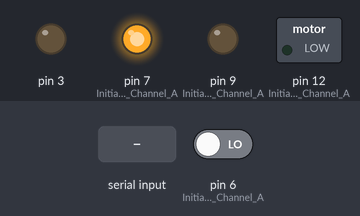
Simulated run of this sketch. Board: Arduino Uno, built with avr-gcc and run on an emulated ATmega328P. Parts: switched loads named in the sketch (green lamp = pin HIGH), output pins drawn as LEDs (lit = HIGH). The inputs (shaded band) are chosen by the test bench; at power-on: pin 6 (Initiates_Brake_Channel_A) LOW. What the sketch prints to the serial monitor is not drawn.

Above: at 2.5 s.
2.6 s: byte 1 (1) received over Serial
At 3.3 s:
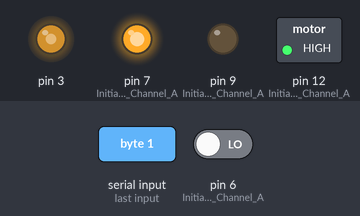
4.3 s: byte 2 (2) received over Serial
At 4.6 s:
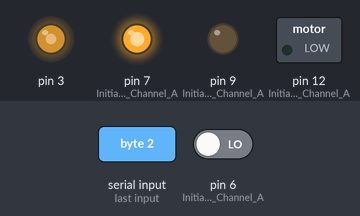
5.8 s: byte 3 (3) received over Serial
At 8.4 s:
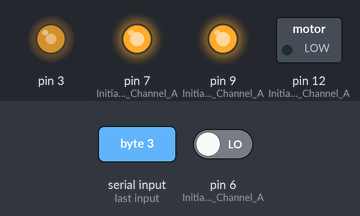
Timing chart, 0 to 9.9 s (numbered marks = the images above; inputs shaded):
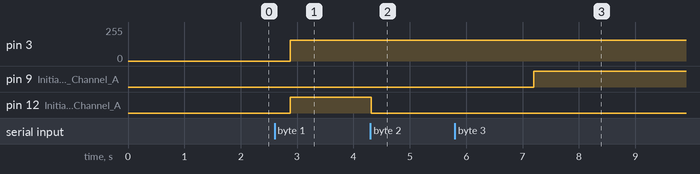

The sketch:

DC_Motor_ReadFromVB_net3.ino
```cpp
int val = 0;
int prevval =0;
long total =0;
int SerialValue = 0;
int lighton = 0;
int count =0;
void setup(){

 //Setup Channel A
  pinMode(12, OUTPUT); //Initiates Motor Channel A pin
  pinMode(9, OUTPUT); //Initiates Brake Channel A pin
  pinMode(7, OUTPUT); //Initiates Brake Channel A pin
  pinMode(6, INPUT); //Initiates Brake Channel A pin
  digitalWrite(7, HIGH);
  digitalWrite(6, LOW);
  Serial.begin(915200);

}

void loop(){

    delay(300);
  Serial.println(total);
  delay(300);
  Serial.println("starting now");

  while (total<=4000){
    total=total+1;
    //Serial.print("**-------***");
    Serial.println(total);
  }
   Serial.println("done");
  Serial.println(total);

  /*
  if (total>10000 && total<60000){
    total=total+1;

  }
  */
  if (total>=4000 ){
  total=0;

  }


  val = digitalRead(6);
  if (val != prevval){
    total= total+1;
    //digitalWrite(13, HIGH);
  }
  prevval=val;

  count=count+1;


  SerialValue = Serial.read();
  if(SerialValue == 1){
    digitalWrite(12, HIGH); //Establishes forward direction of Channel A
    digitalWrite(9, LOW);   //Disengage the Brake for Channel A
    analogWrite(3, 155);   //Spins the motor on Channel A at full speed /with 9V power supply pwm 60 is around 2V, and pwm 255 is around 6.6V.
    }
   if(SerialValue == 2){
    digitalWrite(12, LOW); //Establishes backward direction of Channel A
    digitalWrite(9, LOW);   //Disengage the Brake for Channel A
    analogWrite(3, 155);   //Spins the motor on Channel A at full speed /with 9V power supply pwm 60 is around 2V, and pwm 255 is around 6.6V.
  }
  if(SerialValue == 3){
    digitalWrite(9, HIGH); //Eengage the Brake for Channel A
  }
  if(SerialValue == 4){
   // if (count == 9){
     //count=0;

      Serial.println(total);
      //digitalWrite(13, HIGH);
      //delay(30);
    //}
  }
   //Serial.println(total);
   //digitalWrite(13, HIGH);
   //delay(30);
  //delay(10);

}
```

Measured:
- after the input at 2.6 s, pin 3: 0/255 → 155/255 after 0.28 s; pin 12 (Initiates_Motor_Channel_A): LOW → HIGH after 0.28 s
- after the input at 4.3 s, pin 12 (Initiates_Motor_Channel_A): HIGH → LOW at once
- after the input at 5.8 s, pin 9 (Initiates_Brake_Channel_A): LOW → HIGH after 1.4 s
